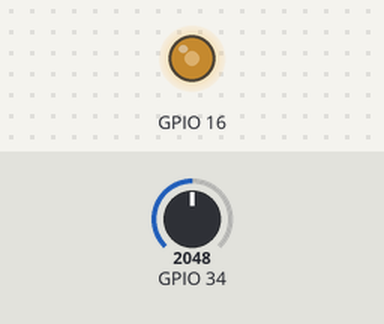
Recording of a sketch running on a simulated ESP32. Shown: output pins drawn as LEDs (lit = HIGH). Inputs (shaded band) come from the test bench; at power-on: GPIO 34 = 2048. What the sketch prints to the serial monitor is not drawn.

Above: at 1.2 s.
1.3 s: GPIO 34 set to 2866
At 2.5 s:
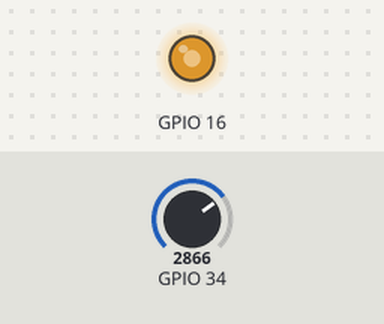
2.8 s: GPIO 34 set to 3603
At 3.9 s:
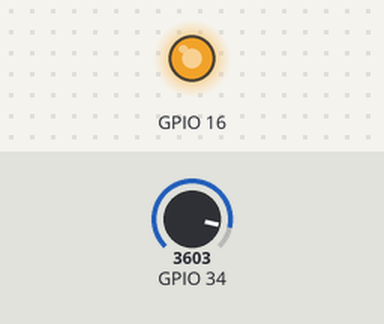
4.3 s: GPIO 34 set to 491
At 5.0 s:
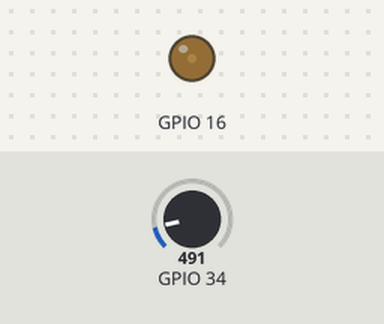
5.8 s: GPIO 34 set to 0
At 6.2 s:
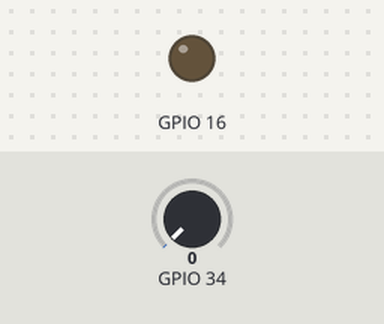
7.3 s: GPIO 34 set to 2047
At 8.5 s:
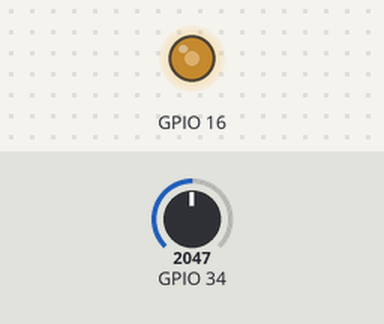
Timing chart, 0 to 9.8 s (numbered marks = the images above; inputs shaded):
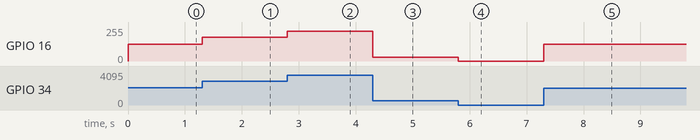

Measured:
- after the input at 1.3 s, GPIO 16: 127/255 → 177/255 at once
- after the input at 2.8 s, GPIO 16: 177/255 → 223/255 at once
- after the input at 4.3 s, GPIO 16: 223/255 → 30/255 at once
- after the input at 5.8 s, GPIO 16: 30/255 → 0/255 at once
- after the input at 7.3 s, GPIO 16: 0/255 → 127/255 at once

The sketch:

ch2_4_2.ino
```cpp
//Generated Date: Sat, 29 Jun 2024 10:15:09 GMT

int VR = 0;
int VR2LED = 0;

void setup()
{
  Serial.begin(115200);


  pinMode(34, INPUT_PULLUP);
  ledcSetup(1, 5000, 8);
  ledcAttachPin(16, 1);
}

void loop()
{
  VR = analogRead(34);
  VR2LED = map(VR,0,4095,0,255);
  ledcWrite(1, VR2LED);
  Serial.println(VR2LED);
}
```
